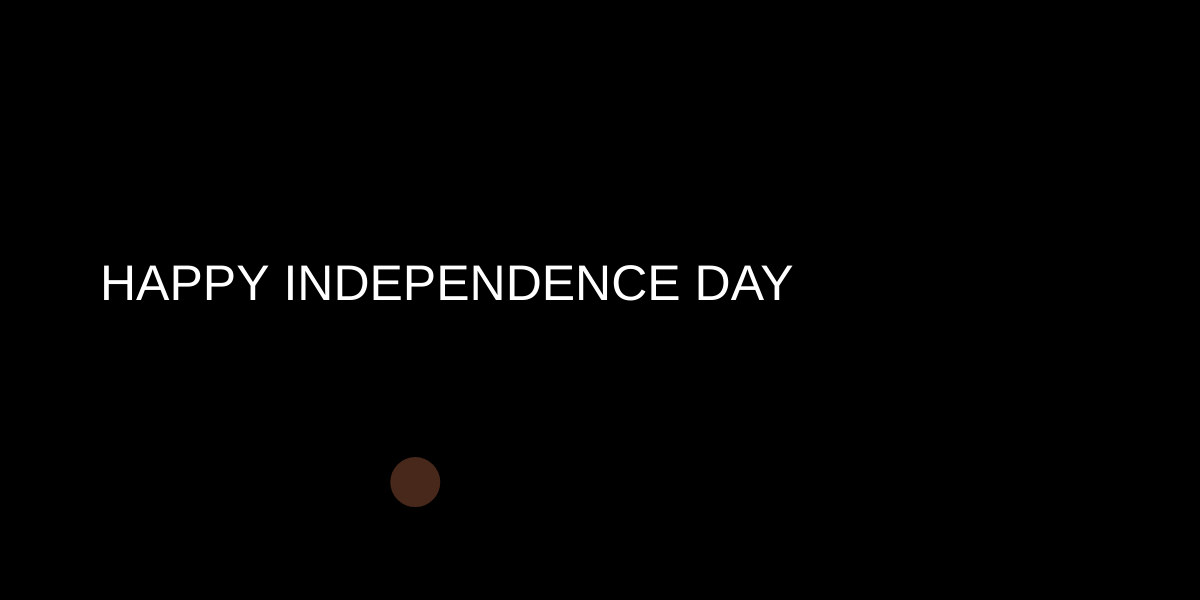
Frame 1 (no input)
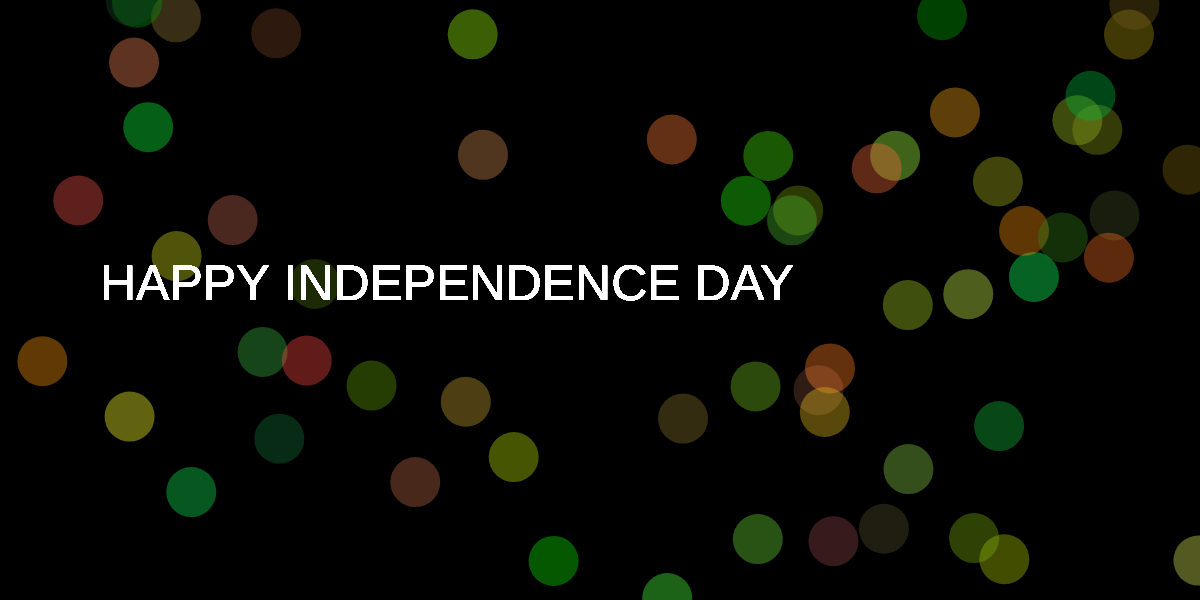
Frame 60 (no input)
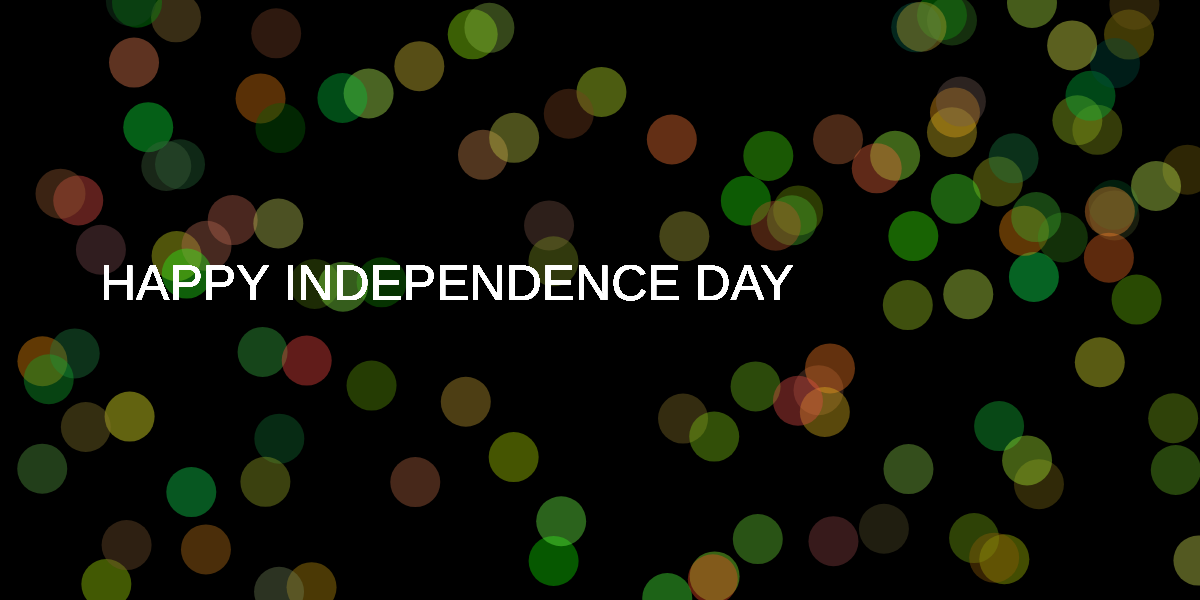
Frame 120 (the mouse pressed at the canvas centre since frame 60)

The p5.js sketch that drew these frames (run headless with seeded random() and noise() and a simulated clock; from frame 60 on, the mouse is pressed at the canvas centre):

// p5.js sketch
// ── sketch.js
var p = {
  x: 100,
  y: 50,

}

var c = {
  r: 255,
  g: 0,
  b: 0
}

function setup(){
createCanvas(1200,600);
background(0);
}

function draw(){
  c.r=random(0,255);
  c.g=random(63,255);
  c.b=random(0,89);
  p.x =random(0,width);
  p.y = random(0,height);
  noStroke();
  fill(c.r,c.g,c.b,100);
ellipse(p.x,p.y,50,50);
strokeWeight(7);
textSize(50);
fill(255);
text("HAPPY INDEPENDENCE DAY",100,300)
}
